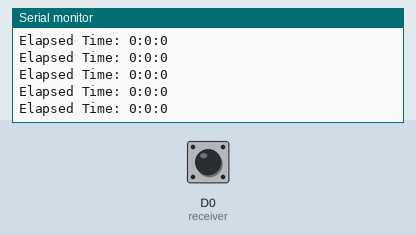
A sketch run on a simulated ESP8266 (NodeMCU). Parts: the last lines printed to the serial monitor. The inputs (shaded band) are chosen by the test bench; at power-on: D0 (receiver) HIGH.

Above: at 1.2 s.
1.3 s: D0 (receiver) driven LOW
At 2.1 s:
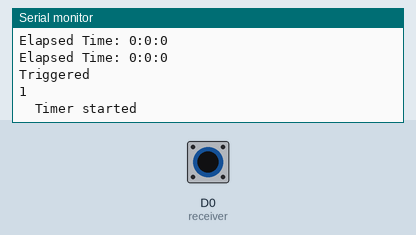
2.8 s: D0 (receiver) pulsed HIGH 2 times (0.12 s each, 0.3 s apart)
At 3.5 s:
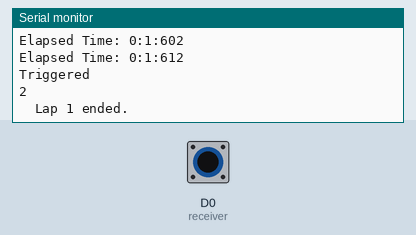
4.9 s: D0 (receiver) pulsed HIGH 5 times (0.12 s each, 0.3 s apart)
At 7.0 s:
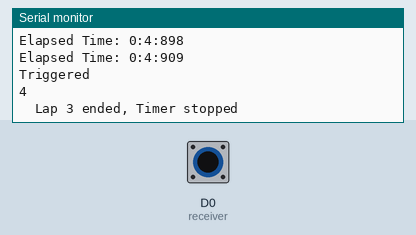
Timing chart, 0 to 8.5 s (numbered marks = the images above; inputs shaded):
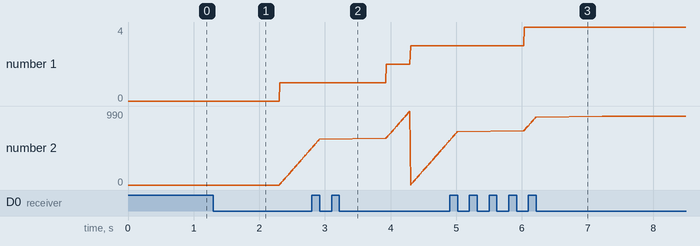

Measured:
- after the input at 1.3 s, the serial monitor: prints a new line at once (image 1)
- plotted number 1: 0 → 1 after the input at 1.3 s
- plotted number 2: 0 → 490 after the input at 1.3 s

The sketch:

Sender_1.ino
```cpp
int receiver = D0;
int Lpbd1, Cpbd1;
int counter = 0;
long currentTime = 0;
long startTime = 0;
long lap1Time, lap2Time, lap3Time = 0;
long elapsedTime = 0;
int sw = 0;

//to avoid error
int error = 1000;


void setup()
{
  // put your setup code here, to run once:

  Serial.begin(115200);
  pinMode(receiver, INPUT);

}

void loop()
{
  // put your main code here, to run repeatedly:
  currentTime = millis();

  Lpbd1 = Cpbd1;              //SAVE
  Cpbd1 = digitalRead(receiver);  //READ

  if (Lpbd1 == 1 && Cpbd1 == 0)
  {
    Serial.println("Triggered");
    counter = counter + 1;
    Serial.println(counter);
    // long startTime = currentTime;

    switch (counter)
    {
      case 1:
      Serial.print("  Timer started");
      startTime = currentTime;
      sw = 1;
      delay(error);
      break;

      case 2:
      Serial.print("  Lap 1 ended.");
      lap1Time = currentTime - startTime;
      delay(error);
      break;

      case 3:
      Serial.print("  Lap 2 ended.");
      lap2Time = currentTime - startTime;
      delay(error);
      break;

      case 4:
      Serial.print("  Lap 3 ended, Timer stopped");
      lap3Time = currentTime - startTime;
      sw = 2;
      delay(error);
      break;
    }
  }

  if (sw == 1)
  {
    elapsedTime = currentTime - startTime;
  }
  else if (sw == 2)
  {
    elapsedTime = lap3Time;

    // //temp
    // delay(5000);
    // counter = 0;
    // elapsedTime = 0;
    // sw = 0;
  }

  int minutes = elapsedTime / (60 * 1000); // Convert milliseconds to minutes
  int seconds = (elapsedTime % (60 * 1000)) / 1000; // Get remaining seconds after removing minutes
  int milliseconds = elapsedTime % 1000; // Get remaining milliseconds

  Serial.print("Elapsed Time: ");
  Serial.print(minutes);
  Serial.print(":");
  Serial.print(seconds, DEC);
  Serial.print(":");
  Serial.println(milliseconds, DEC);
  delay(10); // Small delay to avoid ove

}
```
